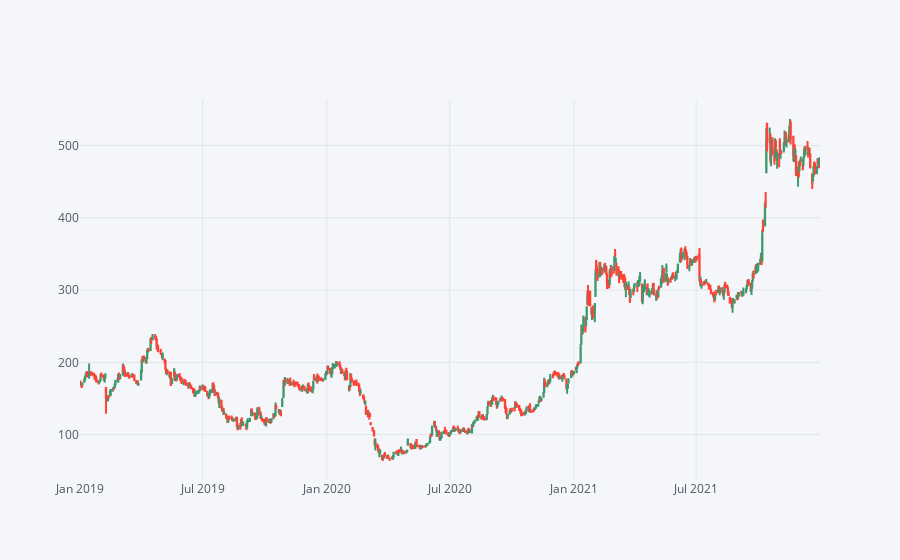

Notebook code cell kept with this figure:
### Markdown cell above
Lowest Return by TATA Motors
    .Tata Motors share price crashed 22.41% to a 52-week low of 141.90, due to a RS.27,838 crore non-cash charge to cover impairment at JLR, and a cut in furture profit margin outlook.

Highest Return By Tata Motors
    . Tata motors stock rose 50.82% in five days to close at Rs. 506.75on 13 Oct 20221 due to a billion Dollar invesmentfrom TPG Rise Climate to raise the valuation of the company's passenger electric vehcile business to up to 9.1 billion.

### Code cell
#chart variation between the highest return and lowest returns
Chart = df[["Open","High","Low","Close"]].loc['2019-01-01':'2022-01-01']
Chart.iplot(kind='candle')

### Figure 1 — Plotly figure (JSON) as saved in the notebook; plotly's stock layout.template omitted (floating-point values rounded to 4 significant figures; data arrays with more than 128 entries replaced by an {"elided": "..."} marker saying what was removed)
{"data": [{"close": {"elided": "742 float values"}, "high": {"elided": "742 float values"}, "low": {"elided": "742 float values"}, "open": {"elided": "742 float values"}, "showlegend": false, "type": "candlestick", "x": {"elided": "742 str values"}, "yaxis": "y2"}], "layout": {"legend": {"bgcolor": "#F5F6F9", "font": {"color": "#4D5663"}}, "paper_bgcolor": "#F5F6F9", "plot_bgcolor": "#F5F6F9", "title": {"font": {"color": "#4D5663"}}, "xaxis": {"gridcolor": "#E1E5ED", "rangeslider": {"visible": false}, "showgrid": true, "tickfont": {"color": "#4D5663"}, "title": {"font": {"color": "#4D5663"}, "text": ""}, "zerolinecolor": "#E1E5ED"}, "yaxis": {"gridcolor": "#E1E5ED", "showgrid": true, "showticklabels": false, "tickfont": {"color": "#4D5663"}, "title": {"font": {"color": "#4D5663"}, "text": ""}, "zerolinecolor": "#E1E5ED"}, "yaxis2": {"gridcolor": "#E1E5ED", "showgrid": true, "tickfont": {"color": "#4D5663"}, "title": {"font": {"color": "#4D5663"}, "text": ""}, "zerolinecolor": "#E1E5ED"}}}
